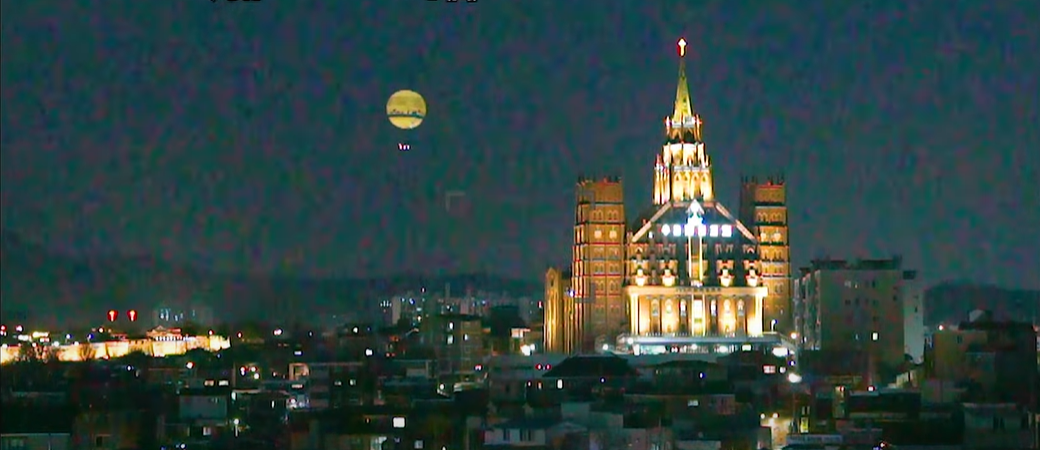
#> input picture mission/20240906/01.png, 1040 x 450 px, found by its file name
$ python mission01.py
#> lines starting #> are read from the running program, lines starting #| are printed output that depends on the picture; after the words box and inside, x2 and y2 are one past the last pixel; in counts of white or black regions, pixels touching at a corner belong together
# 중점 : 선명도 유지 + 노이즈 제거


import cv2, sys
import numpy as np
import matplotlib.pyplot as plt

### Load_IMAGE
################################################
src = cv2.imread('mission/01.png')
#> src is the input picture: shape (450, 1040, 3); mean B, G, R 65.5, 66.9, 47.1

if src is None:
    sys.exit('image load failed')


### TRACK_BAR
################################################

# # HSV 색 공간으로 변환
hsv_src = cv2.cvtColor(src, cv2.COLOR_BGR2HSV)
#> hsv_src: shape (450, 1040, 3); mean H, S, V 82.7, 125.7, 75.3

# [35 lines of commented-out code are left out]


### MASK
################################################


# 제외할 HSV 범위 설정
lower1 = np.array([0, 0, 0])
upper1 = np.array([34, 32, 255])
lower2 = np.array([142, 0, 0])
upper2 = np.array([179, 32, 255])

# 제외 영역 마스크 생성
mask1 = cv2.inRange(hsv_src, lower1, upper1)
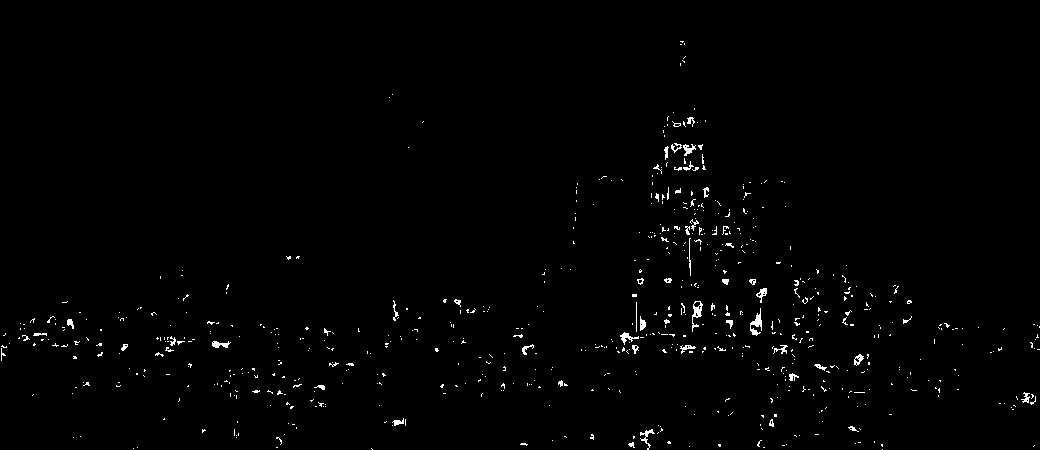
#> mask1: shape (450, 1040); 1% white in thin lines or dots
mask2 = cv2.inRange(hsv_src, lower2, upper2)
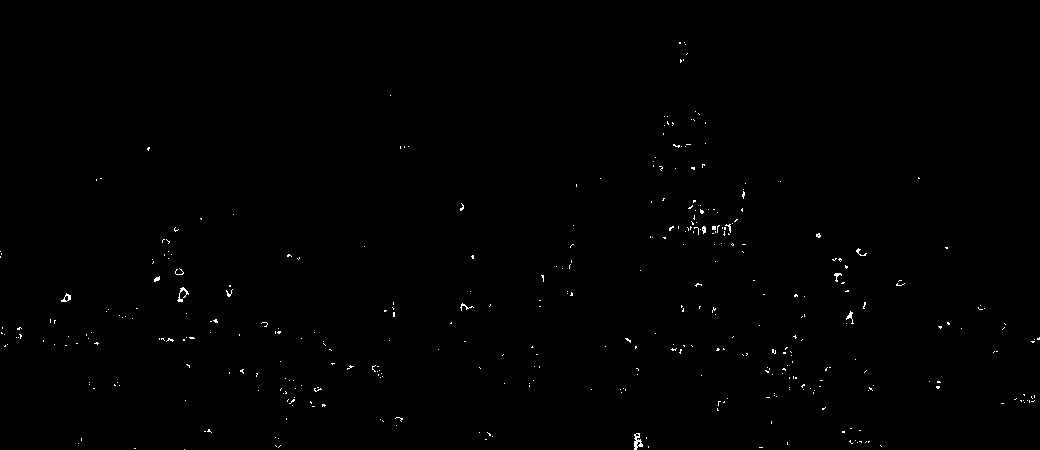
#> mask2: shape (450, 1040); 0.37% white in thin lines or dots
exclude_mask = cv2.bitwise_or(mask1, mask2)
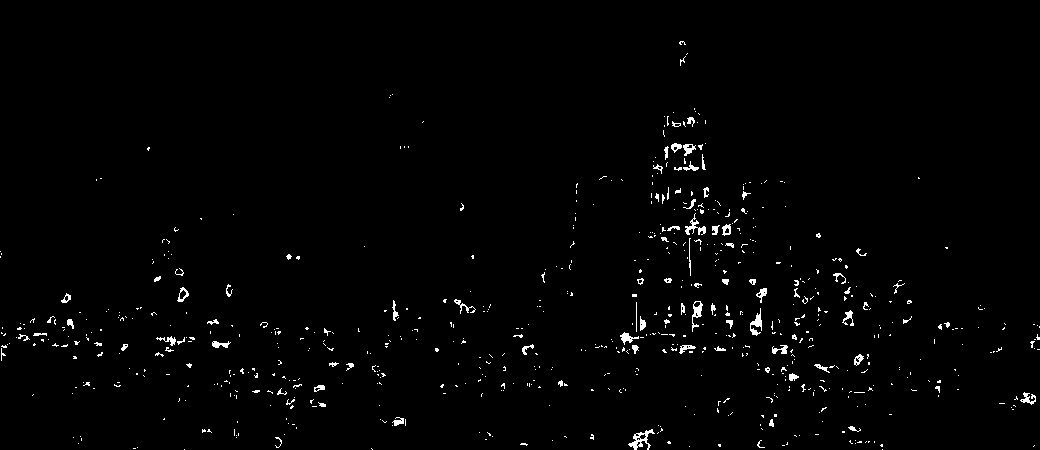
#> exclude_mask: shape (450, 1040); 1.4% white in thin lines or dots

# 제외 영역을 제외한 나머지 영역 마스크 생성
mask = cv2.bitwise_not(exclude_mask) # 성당
#> mask: shape (450, 1040); 98.6% white; black in thin lines or dots


### FILTER 1 (Non-Local Means Denoising)
################################################

# 1. Non-Local Means Denoising 적용 (컬러 이미지)
dn1 = cv2.fastNlMeansDenoisingColored(src, None, 10, 10, 7, 21)

# 2. Gaussian Blur 적용
denoised_gaussian = cv2.GaussianBlur(src, (5, 5), 0)
# 3. Median Filter 적용
denoised_median = cv2.medianBlur(src, 5)

# 마스크를 이용하여 노이즈 제거된 이미지 합성
dn1_img = np.where(mask[:, :, np.newaxis] == 255, dn1, src)
denoised_gaussian = np.where(mask[:, :, np.newaxis] == 255, denoised_gaussian, src)
denoised_median = np.where(mask[:, :, np.newaxis] == 255, denoised_median, src)


### FILTER 2 (Shapen)
################################################

# 샤프닝 커널 설정
sharpen_kernel = np.array([
    [0, -1, 0],
    [-1, 5, -1],
    [0, -1, 0]
])

# 샤프닝 필터 적용
sharpened_img = cv2.filter2D(src, -1, sharpen_kernel)
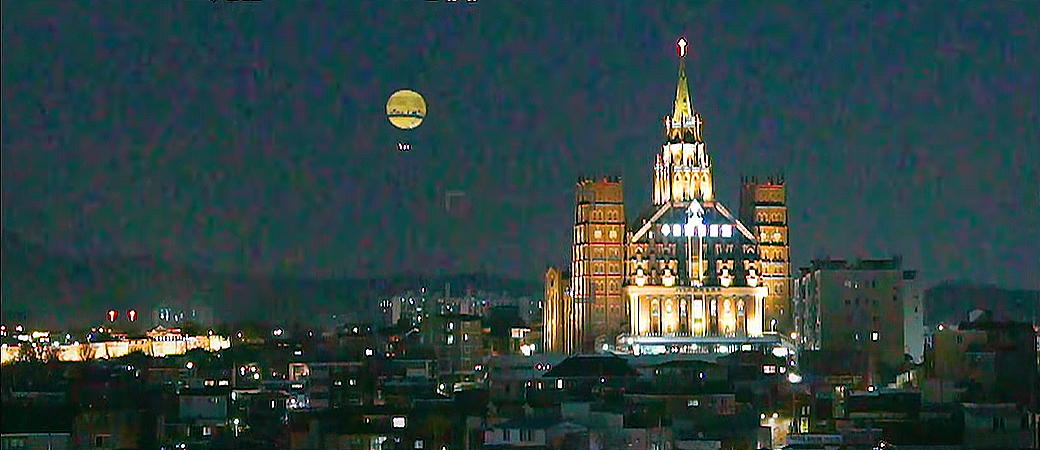
#> sharpened_img: shape (450, 1040, 3); mean B, G, R 66.1, 67, 46.9


# 샤프닝 + 노이즈제거
dn2 = cv2.fastNlMeansDenoisingColored(sharpened_img, None, 10, 10, 7, 21)


### synthesis
################################################

synthesis = np.where(mask[:, :, np.newaxis] == 255, dn2, dn1)
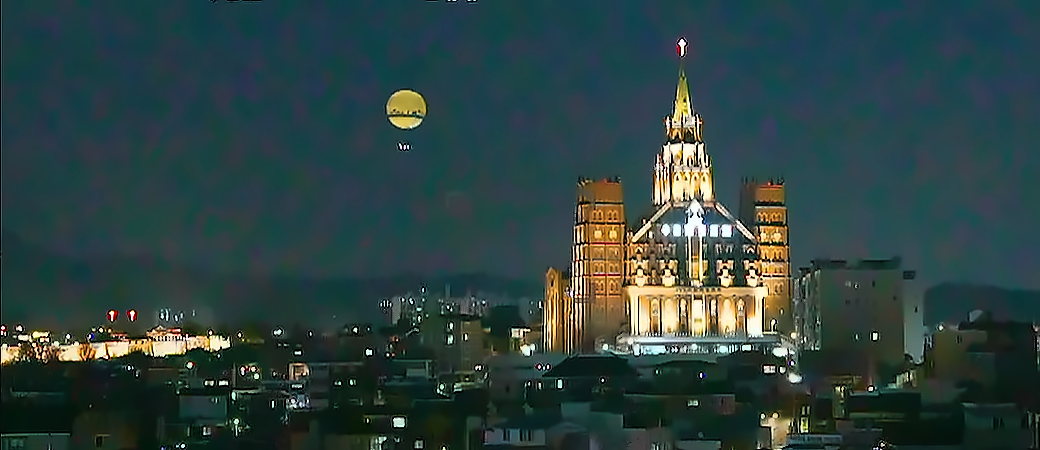
#> synthesis: shape (450, 1040, 3); mean B, G, R 65.1, 66.5, 45.8


### bluring
################################################
blurred_img = cv2.GaussianBlur(synthesis, (1, 3), 0)


### contrast
################################################
contrast_img = cv2.add(blurred_img, -30)
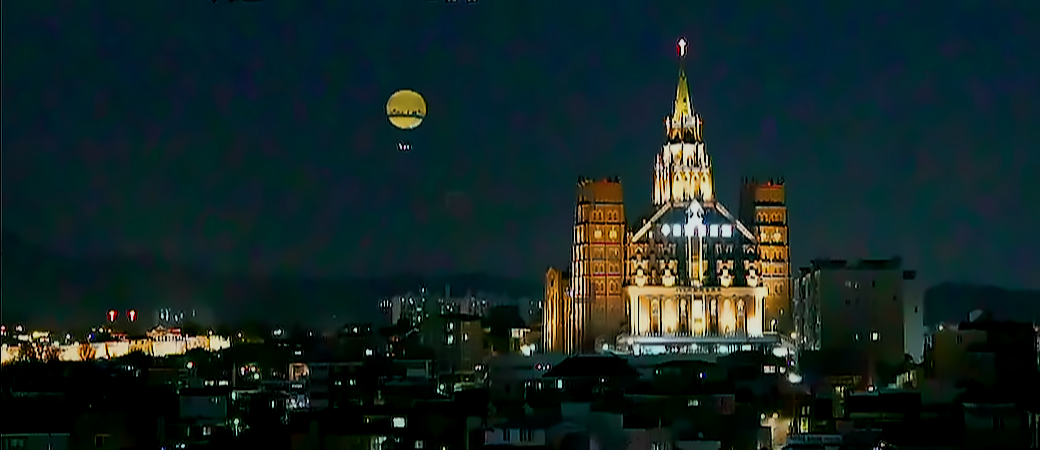
#> contrast_img: shape (450, 1040, 3); mean B, G, R 36.6, 37.1, 19.4


### 이미지 출력
################################################
cv2.imshow('Original', src)


### 별로인 필터들 모음..
# cv2.imshow('blur', blur)
# cv2.imshow('gaussian', gaussian)
# cv2.imshow('median', median)
cv2.imshow("d_Gaussian", denoised_gaussian)
cv2.imshow("d_Median", denoised_median)


# [6 lines of commented-out code are left out]

### 이미지 저장
################################################

cv2.imwrite("00_misson/20240906/mission_result_01.jpg", contrast_img)


### 종료
cv2.waitKey()
cv2.destroyAllWindows()

$ run again, with mission/20240906/05.png copied over mission/20240906/01.png
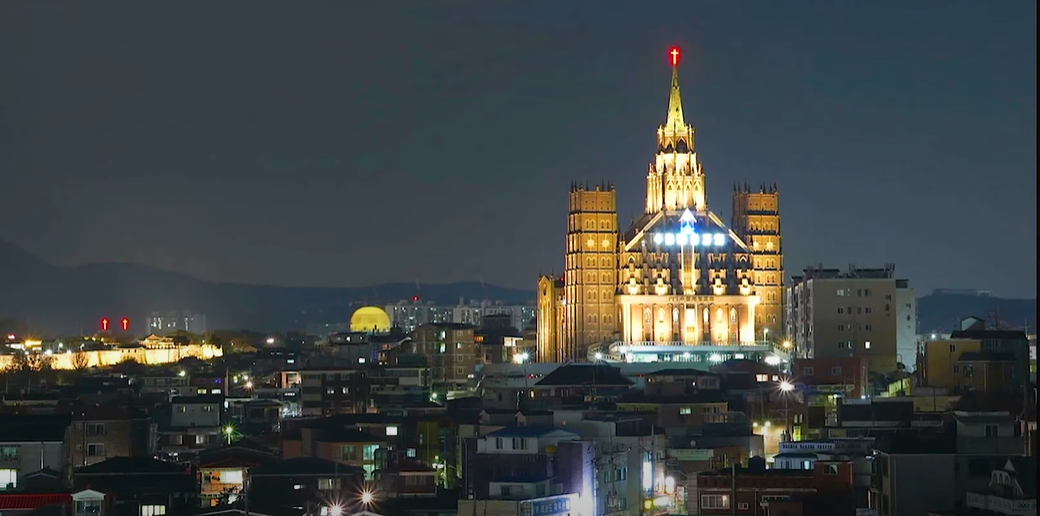
#> input picture mission/20240906/05.png, 1040 x 516 px, found by its file name
#> src is the input picture: shape (516, 1040, 3); mean B, G, R 68.7, 68.3, 62.5
#> hsv_src: shape (516, 1040, 3); mean H, S, V 86.3, 70.5, 77
#> `mask1 = cv2.inRange(hsv_src, lower1, upper1)`:
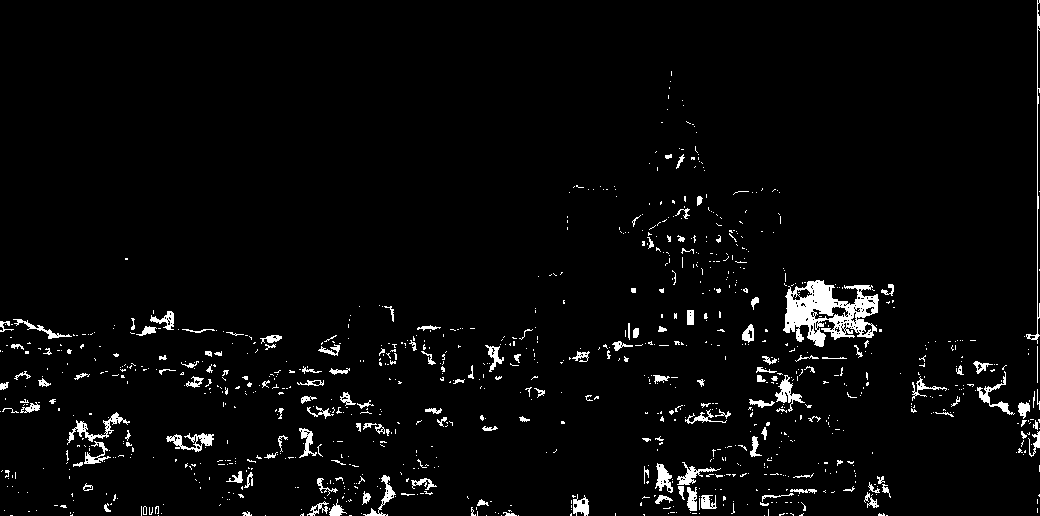
#> mask1: shape (516, 1040); 3.3% white; 1001 white regions (844 under 20 px), largest, box (x1, y1, x2, y2) and area: (783, 280, 879, 347) 3300, (1026, 0, 1040, 344) 464, (67, 412, 130, 445) 431
#> mask2: shape (516, 1040); 0.68% white in thin lines or dots
#> exclude_mask: shape (516, 1040); 4% white; 956 white regions (786 under 20 px), largest, box (x1, y1, x2, y2) and area: (783, 280, 879, 347) 3449, (307, 475, 415, 516) 974, (747, 366, 815, 413) 925
#> `contrast_img = cv2.add(blurred_img, -30)`:
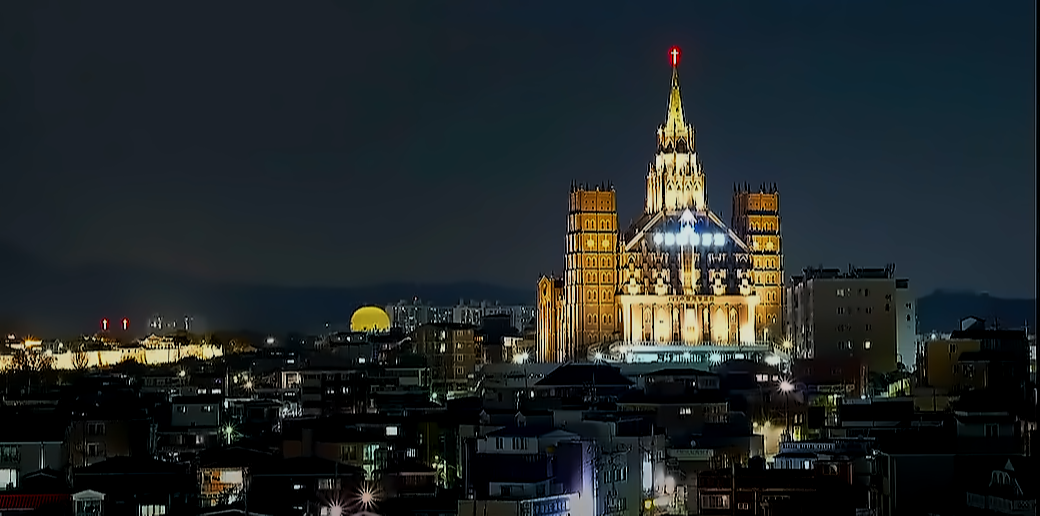
#> contrast_img: shape (516, 1040, 3); mean B, G, R 40.6, 39.3, 33.5
